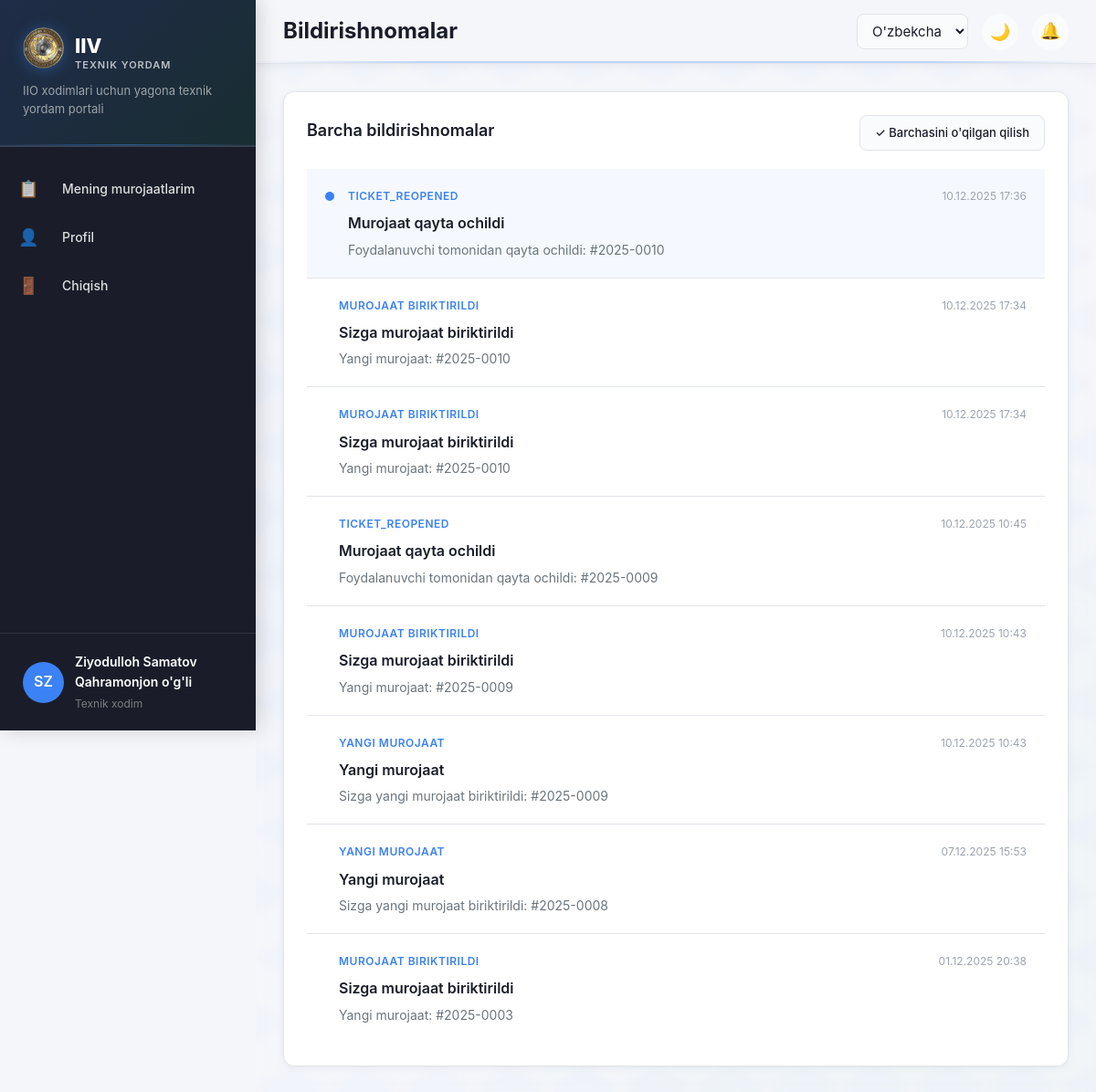
The page /notifications/ (signed in) on the database as committed earlier.
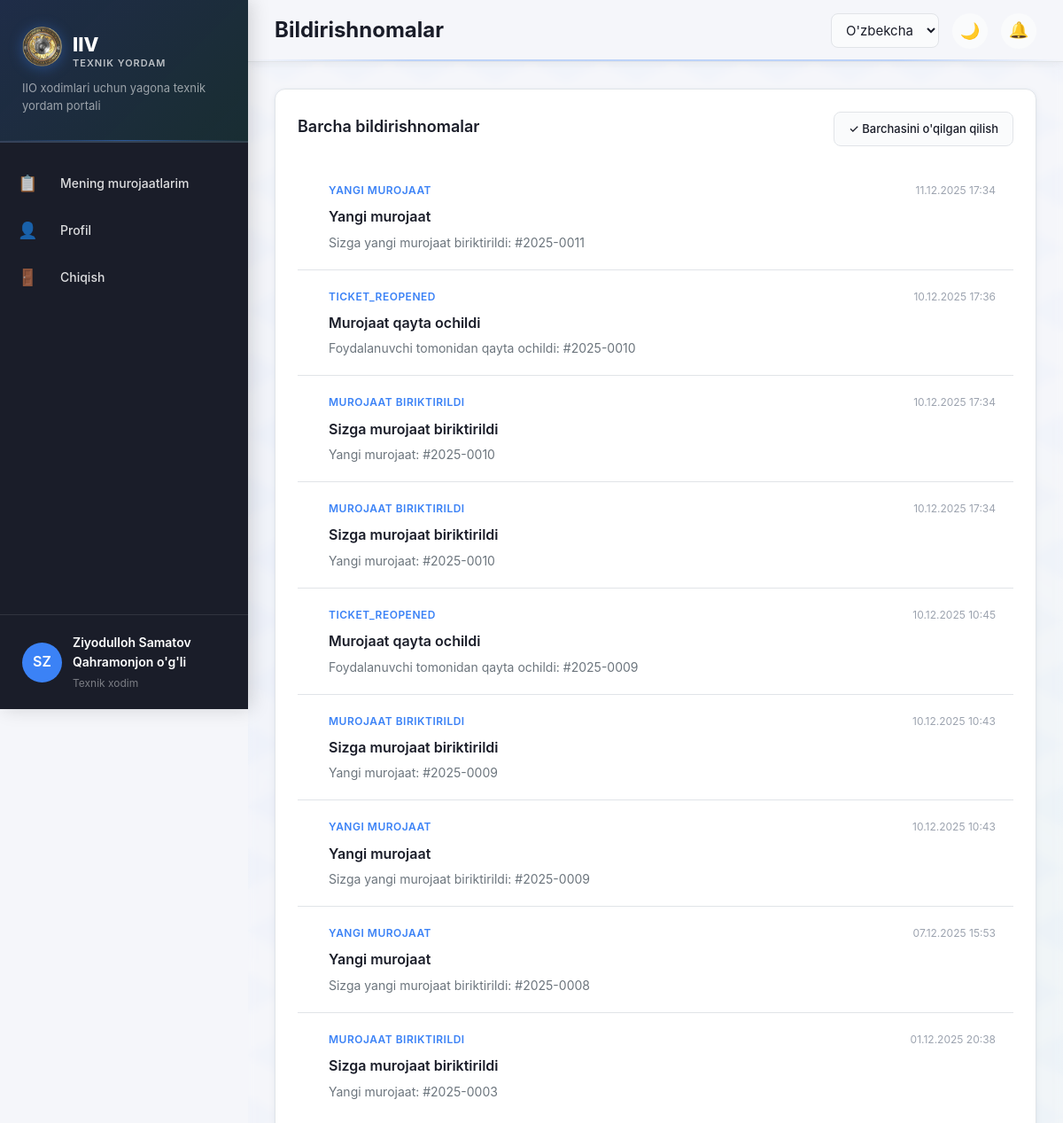
The same page on the database as committed later.
### notifications/models.py (models this page shows, shortened)
class Notification(models.Model):
    NOTIFICATION_TYPES = [
        ('new_ticket', _('Yangi murojaat')),
        ('status_changed', _('Holat o\'zgartirildi')),
        ('new_message', _('Yangi xabar')),
        ('rating_request', _('Baholash so\'rovi')),
        ('ticket_assigned', _('Murojaat biriktirildi')),
    ]
    user = models.ForeignKey(
        User,
        on_delete=models.CASCADE,
        related_name='notifications',
        verbose_name=_("Foydalanuvchi")
    )
    notification_type = models.CharField(
        max_length=20,
        choices=NOTIFICATION_TYPES,
        verbose_name=_("Turi")
    )
    title = models.CharField(max_length=200, verbose_name=_("Sarlavha"))
    text = models.TextField(verbose_name=_("Matn"))
    url = models.CharField(max_length=500, blank=True, verbose_name=_("Havola"))
    is_read = models.BooleanField(default=False, verbose_name=_("O'qilgan"))
    created_at = models.DateTimeField(auto_now_add=True, verbose_name=_("Yaratilgan"))
    class Meta:
        verbose_name = _("Bildirishnoma")
        verbose_name_plural = _("Bildirishnomalar")
        ordering = ['-created_at']

### notifications/views.py (the view)
# urls.py: path('', views.notifications_list, name='list'),
@login_required
def notifications_list(request):
    notifications = request.user.notifications.all().order_by('-created_at')[:50]
    context = {
        'notifications': notifications,
    }
    return render(request, 'notifications/list.html', context)

### accounts/models.py (called while the page is built)
    def get_full_name(self):
        parts = [self.last_name, self.first_name]
        if self.middle_name:
            parts.append(self.middle_name)
        return ' '.join(parts)

    def is_technician(self):
        return self.role == 'technician'

    def is_admin(self):
        return self.role in ['admin', 'superadmin']

    def is_superadmin(self):
        return self.role == 'superadmin'

### templates/notifications/list.html (shortened to what this page needs)
{% extends 'base.html' %}
{% load static %}
{% load i18n %}
{% block page_title %}{% trans "Bildirishnomalar" %}{% endblock %}
{% block content %}
<div class="notifications-page">
    <div class="card">
        <div class="card-header" style="display: flex; justify-content: space-between; align-items: center;">
            <h3 class="card-title">{% trans "Barcha bildirishnomalar" %}</h3>
            {% if notifications %}
            <a href="{% url 'notifications:mark_all_as_read' %}" class="btn btn-secondary btn-sm">
                ✓ {% trans "Barchasini o'qilgan qilish" %}
            </a>
            {% endif %}
        </div>
        {% if notifications %}
        <div class="notifications-list-page">
            {% for notif in notifications %}
            <div class="notification-item-page {% if not notif.is_read %}unread{% endif %}"
                 onclick="window.location='{% url 'notifications:mark_as_read' notif.pk %}'">
                <div class="notification-indicator">
                    {% if not notif.is_read %}
                        <span class="unread-dot"></span>
                    {% endif %}
                </div>
                <div class="notification-content-page">
                    <div class="notification-header-page">
                        <span class="notification-type">{{ notif.get_notification_type_display }}</span>
                        <span class="notification-time">{{ notif.created_at|date:"d.m.Y H:i" }}</span>
                    </div>
                    <h4 class="notification-title-page">{{ notif.title }}</h4>
                    <p class="notification-text-page">{{ notif.text }}</p>
                </div>
            </div>
            {% endfor %}
        </div>
        {% else %}
        <div class="empty-state">
            <div class="empty-icon">🔔</div>
            <h3>{% trans "Bildirishnomalar yo'q" %}</h3>
            <p>{% trans "Sizda hali bildirishnomalar mavjud emas" %}</p>
        </div>
        {% endif %}
    </div>
</div>
{% endblock %}

Rows that differ between the two databases and show on the page:
added Notification: notification_type "YANGI MUROJAAT", created_at "11.12.2025 17:34", title "Yangi murojaat", text "Sizga yangi murojaat biriktirildi: #2025-0011"
changed Notification "Foydalanuvchi tomonidan qayta ochildi: #2025-0010": is_read False → True (drawn)
